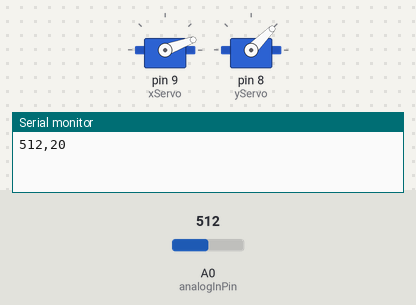
Recording of a sketch running on a simulated Arduino Uno, built with avr-gcc and run on an emulated ATmega328P. On the bench: 2 × servo, the last lines printed to the serial monitor. The inputs (shaded band) are chosen by the test bench; at power-on: A0 (analogInPin) = 512.

Above: at 0.05 s.
At 4.2 s:
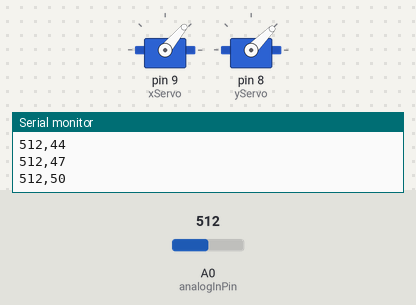
At 6.3 s:
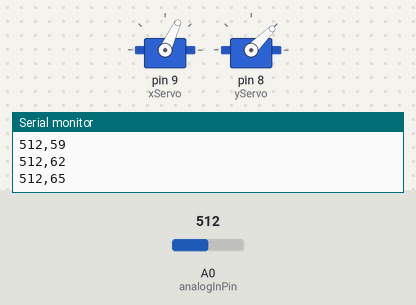
At 8.4 s:
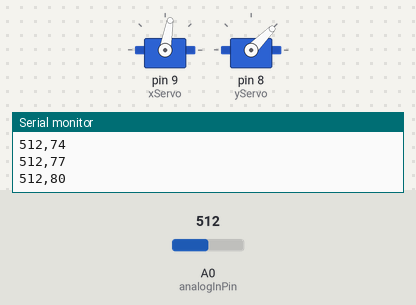
Timing chart, 0 to 10.9 s (numbered marks = the images above):
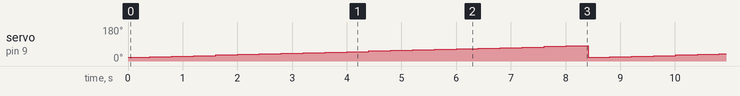

The sketch:

ArduinoSendDataSingle.ino
```cpp
/*
 * moves one servo and relays the servo angle and distance sensor reading to python
 */

#include <Servo.h>

Servo xServo;  // create servo object for the servo controlling panning
Servo yServo;  // create servo object for the servo controlling tilting
int xPos = 0;  // variable to store the xServo position

const int analogInPin = A0;  // analog input pin the distance sensor is attached to
int sensorValue = 0;  // variable to store the value coming from the distance sensor

/*
 * setup function to initialize hardware and software
 */
void setup() {
  Serial.begin(9600);  // start the serial port
  xServo.attach(9);  // attach the servo on pin 9 to the horizontal servo object
  yServo.attach(8);  // attach the servo on pin 10 to the vertical servo object
}

/*
 * main loop
 */
void loop() {
  yServo.write(45);  // yServo goes to 45 degrees
  for (xPos = 20; xPos <= 80; xPos+= 3) {  // xServo sweeps through 20 to 80 degrees
    xServo.write(xPos);
    sensorValue = analogRead(analogInPin);

    // transmit one line of text to python with distance reading and sensor position
    Serial.print(sensorValue);  Serial.print(",");
    Serial.println(xPos);

    delay(400);  // delay after sending data so the serial connection is not over run
  }
}
```

Measured:
- by itself, servo on pin 9 (xServo): ramps from 20° to 80° and jumps back, once every 8.4 s
